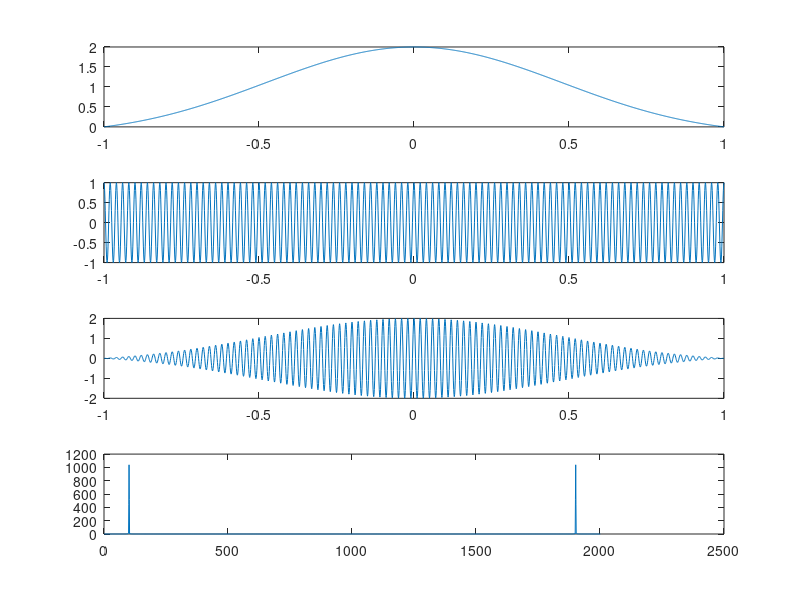

This chart was generated by the following MATLAB code:
clear all;
fc = 50;
A = 1;
t=-1:0.001:1;

Sm = sinc(t) + sinc(t).*sinc(t); %message signal
subplot(4,1,1); 
plot(t,Sm);

Sc = A*cos(2*pi*fc*t); %carrier signal
subplot(4,1,2);
plot(t,Sc);

Su = A*(sinc(t) + sinc(t).*sinc(t)).*cos(2*pi*fc*t); %modulated signal
subplot(4,1,3);
plot(t,Su);

Sf = fft(Su); %frequency domain of modulated signal
subplot(4,1,4);
plot(abs(Sf));